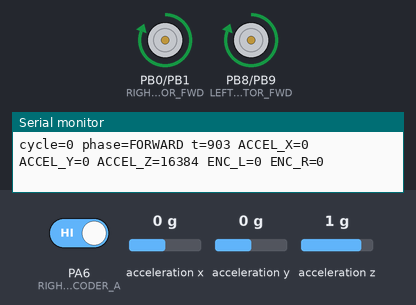
This sketch was run on a simulated STM32 Blue Pill. Parts: motor-driver pin pairs drawn as motors (green arrow = first pin HIGH = forward, orange = second pin HIGH = backward, longer = more drive), the last lines printed to the serial monitor. Wiring (inferred from the names in the program): MPU-6050 motion sensor at I2C address 0x68. The inputs (shaded band) are chosen by the test bench; at power-on: PA6 (RIGHT_ENCODER_A) HIGH, acceleration x 0 g, acceleration y 0 g, acceleration z 1 g.

Above: at 1.0 s.
At 4.0 s:
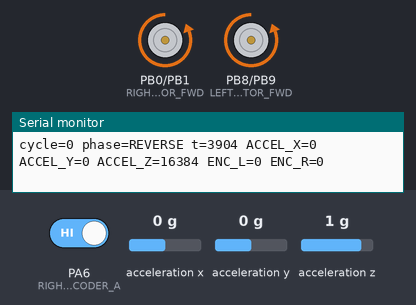
At 6.7 s:
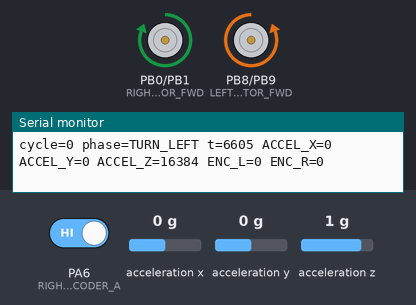
At 11.5 s:
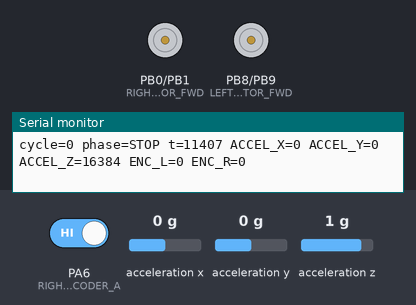
Timing chart, 0 to 16.9 s (numbered marks = the images above):
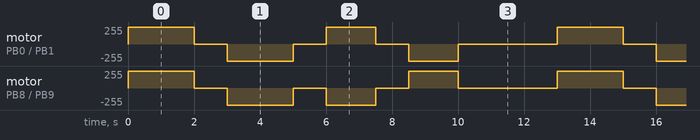

The sketch:

stm32_bluepill_hw_verify.ino
```cpp
/**
 * Speleo-X — STM32F103C8 Blue Pill Chassis Integration Test
 * ============================================================
 *
 * Exercises dual DRV8833 motor drivers, MPU6050 IMU, and dual quadrature
 * wheel encoders in a repeatable, non-blocking motion sequence while
 * streaming 100 ms telemetry over Serial.
 *
 * Pin map (exact wiring):
 *   Left  motor driver (Board 1) : PB8 = Forward, PB9 = Reverse
 *   Right motor driver (Board 2) : PB0 = Forward, PB1 = Reverse
 *   Left  encoder                : PA0 = Channel A, PA1 = Channel B
 *   Right encoder                : PA6 = Channel A, PA7 = Channel B
 *   I2C / MPU6050                : PB6 = SCL, PB7 = SDA  (address 0x68)
 *   Serial telemetry             : USART1 PA9 (TX) / PA10 (RX) @ 115200
 *
 * Motion test cycle (repeats forever):
 *   1. Forward  2.0 s
 *   2. Stop     1.0 s  (all motor pins LOW)
 *   3. Reverse  2.0 s
 *   4. Stop     1.0 s
 *   5. Turn L   1.5 s  (left reverse, right forward)
 *   6. Stop     1.0 s
 *   7. Turn R   1.5 s  (left forward, right reverse)
 *   8. Stop     3.0 s
 *
 * Build notes (Arduino IDE / PlatformIO + stm32duino):
 *   - Board   : Generic STM32F103C8
 *   - USB     : None (use external USB-UART on PA9/PA10)
 *   - U(S)ART : Enabled (maps Serial to USART1)
 *
 * PlatformIO example env (platformio.ini):
 *   [env:bluepill_f103c8]
 *   platform  = ststm32
 *   board     = bluepill_f103c8
 *   framework = arduino
 *   upload_protocol = stlink
 */

#include <Wire.h>

// ---------------------------------------------------------------------------
// Motor control pins — DRV8833 IN1/IN2 per channel
// ---------------------------------------------------------------------------
static const uint8_t LEFT_MOTOR_FWD  = PB8;
static const uint8_t LEFT_MOTOR_REV  = PB9;
static const uint8_t RIGHT_MOTOR_FWD = PB0;
static const uint8_t RIGHT_MOTOR_REV = PB1;

// ---------------------------------------------------------------------------
// Quadrature encoder pins
// ---------------------------------------------------------------------------
static const uint8_t LEFT_ENCODER_A  = PA0;
static const uint8_t LEFT_ENCODER_B  = PA1;
static const uint8_t RIGHT_ENCODER_A = PA6;
static const uint8_t RIGHT_ENCODER_B = PA7;

// ---------------------------------------------------------------------------
// I2C / MPU6050 register map
// ---------------------------------------------------------------------------
static const uint8_t I2C_SCL_PIN       = PB6;
static const uint8_t I2C_SDA_PIN       = PB7;
static const uint8_t MPU6050_I2C_ADDR  = 0x68;
static const uint8_t MPU6050_REG_PWR   = 0x6B;  // Power management 1
static const uint8_t MPU6050_REG_ACCEL = 0x3B;  // ACCEL_XOUT_H (6 bytes)

// ---------------------------------------------------------------------------
// Timing constants (milliseconds)
// ---------------------------------------------------------------------------
static const uint32_t TELEMETRY_INTERVAL_MS = 100;
static const uint32_t DURATION_FORWARD_MS     = 2000;
static const uint32_t DURATION_REVERSE_MS     = 2000;
static const uint32_t DURATION_TURN_MS        = 1500;
static const uint32_t DURATION_STOP_MS        = 1000;
static const uint32_t DURATION_STOP_LONG_MS   = 3000;

// ---------------------------------------------------------------------------
// Encoder tick counters — updated only inside ISRs; read under interrupt mask
// ---------------------------------------------------------------------------
volatile long left_encoder_ticks  = 0;
volatile long right_encoder_ticks = 0;

// ---------------------------------------------------------------------------
// Motion state machine
// ---------------------------------------------------------------------------
enum MotionPhase : uint8_t {
  PHASE_FORWARD,
  PHASE_STOP_AFTER_FORWARD,
  PHASE_REVERSE,
  PHASE_STOP_AFTER_REVERSE,
  PHASE_TURN_LEFT,
  PHASE_STOP_AFTER_TURN_LEFT,
  PHASE_TURN_RIGHT,
  PHASE_STOP_AFTER_TURN_RIGHT,
};

static MotionPhase current_phase      = PHASE_FORWARD;
static uint32_t    phase_start_ms     = 0;
static uint32_t    last_telemetry_ms  = 0;
static uint32_t    cycle_count        = 0;

// ---------------------------------------------------------------------------
// Lightweight quadrature ISRs — Pin A CHANGE, direction from Pin B
// ---------------------------------------------------------------------------
void leftEncoderISR() {
  if (digitalRead(LEFT_ENCODER_A) == digitalRead(LEFT_ENCODER_B)) {
    left_encoder_ticks++;
  } else {
    left_encoder_ticks--;
  }
}

void rightEncoderISR() {
  if (digitalRead(RIGHT_ENCODER_A) == digitalRead(RIGHT_ENCODER_B)) {
    right_encoder_ticks++;
  } else {
    right_encoder_ticks--;
  }
}

// ---------------------------------------------------------------------------
// Motor helpers
// ---------------------------------------------------------------------------
static void stopAllMotors() {
  digitalWrite(LEFT_MOTOR_FWD,  LOW);
  digitalWrite(LEFT_MOTOR_REV,  LOW);
  digitalWrite(RIGHT_MOTOR_FWD, LOW);
  digitalWrite(RIGHT_MOTOR_REV, LOW);
}

static void driveForward() {
  digitalWrite(LEFT_MOTOR_FWD,  HIGH);
  digitalWrite(LEFT_MOTOR_REV,  LOW);
  digitalWrite(RIGHT_MOTOR_FWD, HIGH);
  digitalWrite(RIGHT_MOTOR_REV, LOW);
}

static void driveReverse() {
  digitalWrite(LEFT_MOTOR_FWD,  LOW);
  digitalWrite(LEFT_MOTOR_REV,  HIGH);
  digitalWrite(RIGHT_MOTOR_FWD, LOW);
  digitalWrite(RIGHT_MOTOR_REV, HIGH);
}

static void turnLeftOnDime() {
  digitalWrite(LEFT_MOTOR_FWD,  LOW);
  digitalWrite(LEFT_MOTOR_REV,  HIGH);
  digitalWrite(RIGHT_MOTOR_FWD, HIGH);
  digitalWrite(RIGHT_MOTOR_REV, LOW);
}

static void turnRightOnDime() {
  digitalWrite(LEFT_MOTOR_FWD,  HIGH);
  digitalWrite(LEFT_MOTOR_REV,  LOW);
  digitalWrite(RIGHT_MOTOR_FWD, LOW);
  digitalWrite(RIGHT_MOTOR_REV, HIGH);
}

// ---------------------------------------------------------------------------
// MPU6050 — native Wire transactions (no third-party IMU library)
// ---------------------------------------------------------------------------
static bool mpu6050WriteRegister(uint8_t reg, uint8_t value) {
  Wire.beginTransmission(MPU6050_I2C_ADDR);
  Wire.write(reg);
  Wire.write(value);
  return Wire.endTransmission() == 0;
}

static bool mpu6050ReadAccelerometerRaw(int16_t& ax, int16_t& ay, int16_t& az) {
  Wire.beginTransmission(MPU6050_I2C_ADDR);
  Wire.write(MPU6050_REG_ACCEL);
  if (Wire.endTransmission(false) != 0) {
    return false;
  }

  if (Wire.requestFrom(static_cast<int>(MPU6050_I2C_ADDR), 6) != 6) {
    return false;
  }

  const uint8_t xh = Wire.read();
  const uint8_t xl = Wire.read();
  const uint8_t yh = Wire.read();
  const uint8_t yl = Wire.read();
  const uint8_t zh = Wire.read();
  const uint8_t zl = Wire.read();

  ax = static_cast<int16_t>((xh << 8) | xl);
  ay = static_cast<int16_t>((yh << 8) | yl);
  az = static_cast<int16_t>((zh << 8) | zl);
  return true;
}

// ---------------------------------------------------------------------------
// Telemetry — encoder snapshot uses interrupt masking for atomic 32-bit reads
// ---------------------------------------------------------------------------
static const __FlashStringHelper* phaseLabel(MotionPhase phase) {
  switch (phase) {
    case PHASE_FORWARD:               return F("FORWARD");
    case PHASE_STOP_AFTER_FORWARD:    return F("STOP");
    case PHASE_REVERSE:               return F("REVERSE");
    case PHASE_STOP_AFTER_REVERSE:    return F("STOP");
    case PHASE_TURN_LEFT:             return F("TURN_LEFT");
    case PHASE_STOP_AFTER_TURN_LEFT:  return F("STOP");
    case PHASE_TURN_RIGHT:            return F("TURN_RIGHT");
    case PHASE_STOP_AFTER_TURN_RIGHT: return F("STOP");
    default:                          return F("UNKNOWN");
  }
}

static void printTelemetry() {
  int16_t accel_x = 0;
  int16_t accel_y = 0;
  int16_t accel_z = 0;
  const bool imu_ok = mpu6050ReadAccelerometerRaw(accel_x, accel_y, accel_z);

  long encoder_left = 0;
  long encoder_right = 0;
  noInterrupts();
  encoder_left  = left_encoder_ticks;
  encoder_right = right_encoder_ticks;
  interrupts();

  Serial.print(F("cycle="));
  Serial.print(cycle_count);
  Serial.print(F(" phase="));
  Serial.print(phaseLabel(current_phase));
  Serial.print(F(" t="));
  Serial.print(millis());

  if (imu_ok) {
    Serial.print(F(" ACCEL_X="));
    Serial.print(accel_x);
    Serial.print(F(" ACCEL_Y="));
    Serial.print(accel_y);
    Serial.print(F(" ACCEL_Z="));
    Serial.print(accel_z);
  } else {
    Serial.print(F(" ACCEL=ERR"));
  }

  Serial.print(F(" ENC_L="));
  Serial.print(encoder_left);
  Serial.print(F(" ENC_R="));
  Serial.println(encoder_right);
}

// ---------------------------------------------------------------------------
// Non-blocking motion sequencer
// ---------------------------------------------------------------------------
static void beginPhase(MotionPhase next_phase) {
  current_phase  = next_phase;
  phase_start_ms = millis();

  switch (next_phase) {
    case PHASE_FORWARD:
      driveForward();
      Serial.println(F(">> MOTION: FORWARD (2.0 s)"));
      break;
    case PHASE_STOP_AFTER_FORWARD:
    case PHASE_STOP_AFTER_REVERSE:
    case PHASE_STOP_AFTER_TURN_LEFT:
      stopAllMotors();
      Serial.println(F(">> MOTION: STOP (1.0 s)"));
      break;
    case PHASE_REVERSE:
      driveReverse();
      Serial.println(F(">> MOTION: REVERSE (2.0 s)"));
      break;
    case PHASE_TURN_LEFT:
      turnLeftOnDime();
      Serial.println(F(">> MOTION: TURN LEFT (1.5 s)"));
      break;
    case PHASE_TURN_RIGHT:
      turnRightOnDime();
      Serial.println(F(">> MOTION: TURN RIGHT (1.5 s)"));
      break;
    case PHASE_STOP_AFTER_TURN_RIGHT:
      stopAllMotors();
      Serial.println(F(">> MOTION: STOP (3.0 s, end of cycle)"));
      break;
    default:
      stopAllMotors();
      break;
  }
}

static void advanceMotionStateMachine() {
  const uint32_t elapsed_ms = millis() - phase_start_ms;

  switch (current_phase) {
    case PHASE_FORWARD:
      if (elapsed_ms >= DURATION_FORWARD_MS) {
        beginPhase(PHASE_STOP_AFTER_FORWARD);
      }
      break;

    case PHASE_STOP_AFTER_FORWARD:
      if (elapsed_ms >= DURATION_STOP_MS) {
        beginPhase(PHASE_REVERSE);
      }
      break;

    case PHASE_REVERSE:
      if (elapsed_ms >= DURATION_REVERSE_MS) {
        beginPhase(PHASE_STOP_AFTER_REVERSE);
      }
      break;

    case PHASE_STOP_AFTER_REVERSE:
      if (elapsed_ms >= DURATION_STOP_MS) {
        beginPhase(PHASE_TURN_LEFT);
      }
      break;

    case PHASE_TURN_LEFT:
      if (elapsed_ms >= DURATION_TURN_MS) {
        beginPhase(PHASE_STOP_AFTER_TURN_LEFT);
      }
      break;

    case PHASE_STOP_AFTER_TURN_LEFT:
      if (elapsed_ms >= DURATION_STOP_MS) {
        beginPhase(PHASE_TURN_RIGHT);
      }
      break;

    case PHASE_TURN_RIGHT:
      if (elapsed_ms >= DURATION_TURN_MS) {
        beginPhase(PHASE_STOP_AFTER_TURN_RIGHT);
      }
      break;

    case PHASE_STOP_AFTER_TURN_RIGHT:
      if (elapsed_ms >= DURATION_STOP_LONG_MS) {
        cycle_count++;
        beginPhase(PHASE_FORWARD);
      }
      break;
  }
}

// ---------------------------------------------------------------------------
// Arduino entry points
// ---------------------------------------------------------------------------
void setup() {
  Serial.begin(115200);
  while (!Serial && millis() < 3000) {
    // Wait briefly for USB-UART adapter; safe no-op if not connected.
  }

  Serial.println();
  Serial.println(F("Speleo-X STM32 Blue Pill — Chassis Integration Test"));
  Serial.println(F("==================================================="));

  // Motor outputs — chassis must start at full standstill (all LOW).
  pinMode(LEFT_MOTOR_FWD,  OUTPUT);
  pinMode(LEFT_MOTOR_REV,  OUTPUT);
  pinMode(RIGHT_MOTOR_FWD, OUTPUT);
  pinMode(RIGHT_MOTOR_REV, OUTPUT);
  stopAllMotors();
  Serial.println(F("Motors  : OUTPUT, all pins LOW (standstill)"));

  // Encoder inputs with internal pull-ups; EXTI on channel A (CHANGE).
  pinMode(LEFT_ENCODER_A,  INPUT_PULLUP);
  pinMode(LEFT_ENCODER_B,  INPUT_PULLUP);
  pinMode(RIGHT_ENCODER_A, INPUT_PULLUP);
  pinMode(RIGHT_ENCODER_B, INPUT_PULLUP);

  attachInterrupt(digitalPinToInterrupt(LEFT_ENCODER_A),  leftEncoderISR,  CHANGE);
  attachInterrupt(digitalPinToInterrupt(RIGHT_ENCODER_A), rightEncoderISR, CHANGE);
  Serial.println(F("Encoders: PA0/PA1 (L), PA6/PA7 (R), ISR quadrature on A-edge"));

  // I2C bus on PB6/PB7, wake MPU6050 from sleep.
  Wire.setSCL(I2C_SCL_PIN);
  Wire.setSDA(I2C_SDA_PIN);
  Wire.begin();
  Wire.setClock(100000);

  if (mpu6050WriteRegister(MPU6050_REG_PWR, 0x00)) {
    Serial.println(F("MPU6050 : awake (PWR_MGMT_1 = 0x00)"));
  } else {
    Serial.println(F("MPU6050 : I2C wake FAILED — check wiring"));
  }

  left_encoder_ticks  = 0;
  right_encoder_ticks = 0;
  last_telemetry_ms   = millis();
  phase_start_ms      = millis();
  driveForward();
  Serial.println(F("Sequence: starting FORWARD phase"));
  Serial.println(F("Telemetry interval: 100 ms"));
  Serial.println();
}

void loop() {
  const uint32_t now_ms = millis();

  if (now_ms - last_telemetry_ms >= TELEMETRY_INTERVAL_MS) {
    last_telemetry_ms = now_ms;
    printTelemetry();
  }

  advanceMotionStateMachine();
}
```

Measured:
- by itself, motor on PB8 (LEFT_MOTOR_FWD) / PB9 (LEFT_MOTOR_REV): repeats every 13.0 s: stopped 1.0 s, backward 255/255 2.0 s, stopped 1.0 s, backward 255/255 1.5 s, stopped 1.0 s, forward 255/255 1.5 s, stopped 3.0 s, forward 255/255 2.0 s
- by itself, motor on PB0 (RIGHT_MOTOR_FWD) / PB1 (RIGHT_MOTOR_REV): repeats every 13.0 s: stopped 1.0 s, backward 255/255 2.0 s, stopped 1.0 s, forward 255/255 1.5 s, stopped 1.0 s, backward 255/255 1.5 s, stopped 3.0 s, forward 255/255 2.0 s
